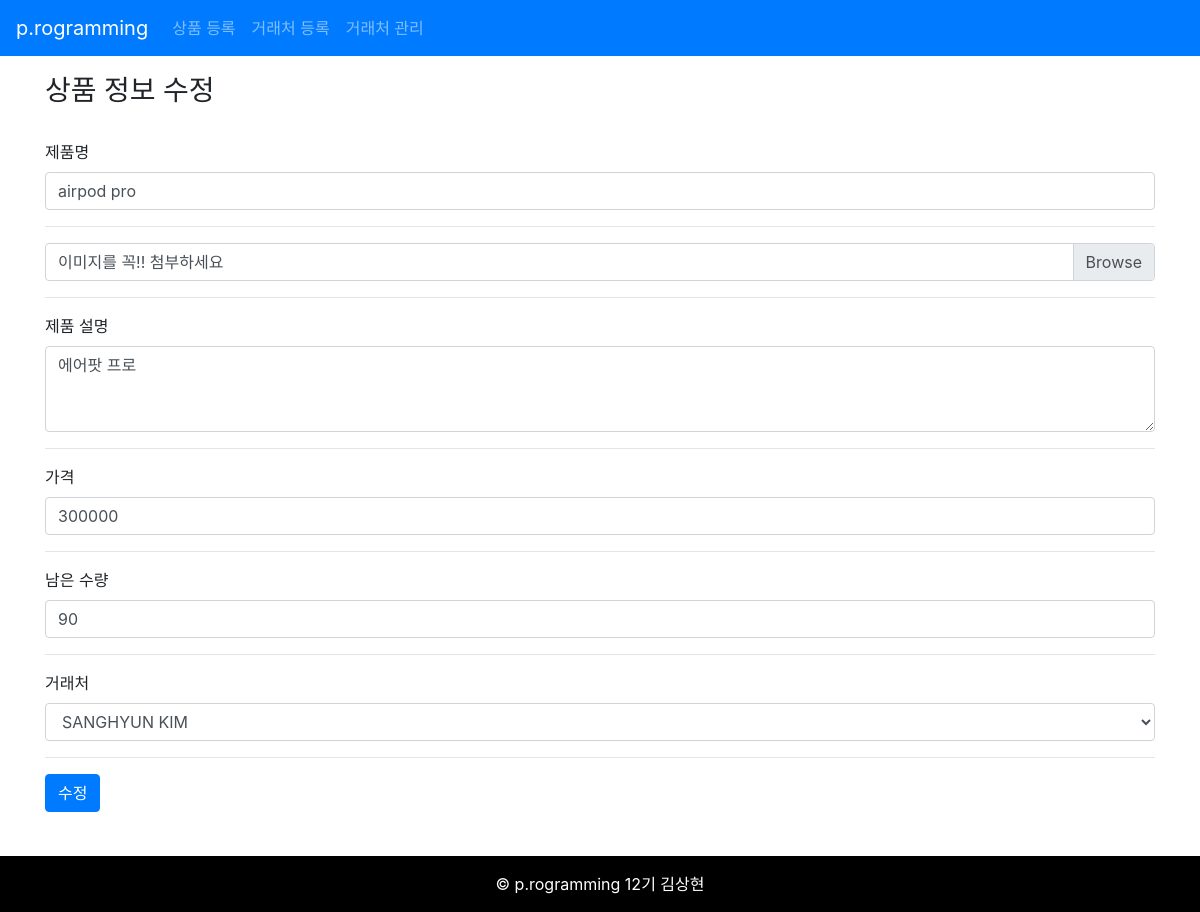
/15/modify/, run on the app's committed database.
### products/models.py (models this page shows, shortened)
class Product(models.Model):
    name = models.CharField(max_length=20, verbose_name='제품명')
    image = models.ImageField(blank=True)
    detail = models.TextField(blank=True)
    price = models.PositiveIntegerField(default=0)
    remaining = models.PositiveIntegerField(default=0)
    seller = models.ForeignKey(Seller, on_delete=models.CASCADE)

### products/views.py (the view)
# urls.py: path('<int:pk>/modify/', products_modify, name='products-modify'),
def products_modify(request, pk):
    product = Product.objects.get(pk=pk)
    sellers = Seller.objects.all()
    data = {
        'product': product,
        'sellers': sellers
    }
    if request.method == 'POST':
        name = request.POST.get('name', None)
        image = request.FILES.get('image', None)
        detail = request.POST.get('detail', None)
        price = request.POST.get('price', None)
        remaining = request.POST.get('remaining', None)
        seller = request.POST.get('seller', None)
        if image:
            Product.objects.filter(pk=pk).update(
            name = name,
            image = image,
            detail = detail,
            price = price,
            remaining = remaining,
            seller = Seller.objects.get(pk=seller)
            )
            return redirect(reverse('products-list'))
        else:
            return render(request, 'products_modify.html', data)
    elif request.method == 'GET':
        return render(request, 'products_modify.html', data)

### products/models.py (called while the page is built)
    def __str__(self):
        return self.name

### products/templates/products_modify.html (shortened to what this page needs)
{% extends 'base.html' %}
{% block content %}
    <h3>상품 정보 수정</h3>
    <br>
    <form action="{% url 'products-modify' product.id %}" method="POST" enctype="multipart/form-data">
        <div class="form-group">
            <label for="name">제품명</label>
            <input type="text" class="form-control" name='name' id="name" value="{{ product.name }}">
        </div>
        <hr>
        <div class="custom-file">
            <label for="image" class="custom-file-label">이미지를 꼭!! 첨부하세요</label>
        </div>
        <hr>
        <div class="form-group">
            <label for="detail">제품 설명</label>
            <textarea class="form-control" name='detail' id="detail" rows="3">{{ product.detail }}</textarea>
        </div>
        <hr>
        <div class="form-group">
            <label for="price">가격</label>
            <input type="text" class="form-control" name='price' id="price" value="{{ product.price }}">
        </div>
        <hr>
        <div class="form-group">
            <label for="remaining">남은 수량</label>
            <input type="text" class="form-control" name='remaining' id="remaining" value="{{ product.remaining }}">
        </div>
        <hr>
        <div class="form-group">
            <label for="seller">거래처</label>
            <select class="form-control" name='seller' id="seller">
                {% for seller in sellers %}
                   <option value="{{ seller.id }}">{{ seller }}</option>
                {% endfor %}
            </select>
        </div>
        <hr>
        <button class='btn btn-primary' type="submit">수정</button>
    </form>
{% endblock %}

### data on the page
Product: name "airpod pro", detail "에어팟 프로", price "300000", remaining "90"

### other printed values
form field seller "SANGHYUN KIM"
